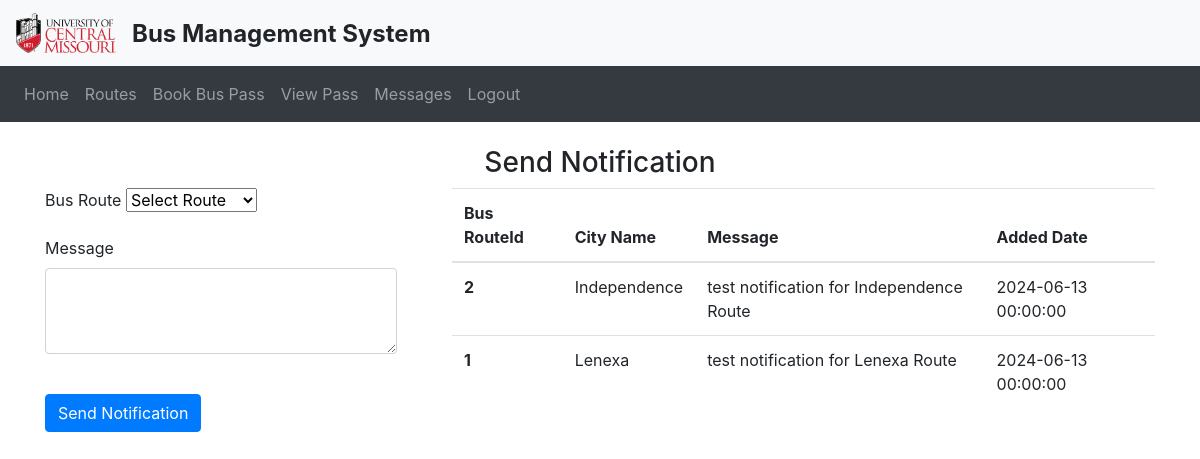
Screenshot of /addnotification (signed in) with the database file from the repository.
### website/models.py (models this page shows)
class Notification(db.Model):
    id = db.Column(db.Integer, primary_key=True)
    message = db.Column(db.String(150))
    busrouteid = db.Column(db.Integer, db.ForeignKey('busroute.id'))
    addeddate = db.Column(db.DateTime)

class Busroute(db.Model):
    id = db.Column(db.Integer, primary_key=True)
    cityname = db.Column(db.String(150))
    price = db.Column(db.Integer)

### website/views.py (the view, shortened to what this page needs)
@views.route('/addnotification', methods=['GET','POST'])
@login_required
def addnotifications():
    routes = Busroute.query.all()
    notifications = Notification.query.all()
    routeDico = {}
    for route in routes:
        routeDico[route.id] = route.cityname
    return render_template('addnotification.html', user=current_user, routes = routes, notifications = notifications, routeDico = routeDico)

### website/__init__.py (called while the page is built)
def create_app():
    app = Flask(__name__)
    app.config['SECRET_KEY'] = 'SANDEEP'
    app.config['SQLALCHEMY_DATABASE_URI'] =\
        'sqlite:///' + path.join(basedir, 'database.db')
    db.init_app(app)
    from .views import views
    from .auth import auth
    app.register_blueprint(views, url_prefix='/')
    app.register_blueprint(auth, url_prefix='/')
    from .models import User
    login_manager = LoginManager(app)
    login_manager.login_view = 'auth.login' # type: ignore
    login_manager.init_app(app)
    @login_manager.user_loader
    def load_user(id):
        return User.query.get(int(id))
    with app.app_context():
        create_database()
    return app

### website/templates/addnotification.html (shortened to what this page needs)
{% extends 'base.html' %}
{% block content %}
<form method="POST">
    <h3 align="center">Send Notification</h3>
    <div style="display:flex;gap:5%">
        <div style="width: 50%;">
            <div class="form-group">
                <label for="destination">Bus Route</label>
                <select id="destination" name="destination" class="form-select" aria-label="Default select example">
                  <option selected value="0">Select Route</option>
                </select>
            </div>
            <div class="form-group">
              <label for="message">Message</label>
              <textarea
                class="form-control"
                id="message"
                name="message"
                rows="3">
              </textarea>
            </div>
            <br />
            <button type="submit" class="btn btn-primary">Send Notification</button>
        </div>
        <div style="width: 100%;">
            <table class="table">
                <thead>
                  <tr>
                    <th scope="col">Bus RouteId</th>
                    <th scope="col">City Name</th>
                    <th scope="col">Message</th>
                    <th scope="col">Added Date</th>
                  </tr>
                </thead>
                <tbody>
                  {% for notification in notifications %}
                  <tr>
                    <th scope="row">{{notification.busrouteid}}</th>
                    <td>{{routeDico[notification.busrouteid]}}</td>
                    <td>{{notification.message}}</td>
                    <td>{{notification.addeddate}}</td>
                  </tr>
                  {% endfor %}
                </tbody>
            </table>
        </div>
    </div>
  </form>
{% endblock %}

### rows the page displays
Notification: busrouteid "2", busrouteid.cityname "Independence", message "test notification for Independence Route", addeddate "2024-06-13 00:00:00"
Notification: busrouteid "1", busrouteid.cityname "Lenexa", message "test notification for Lenexa Route", addeddate "2024-06-13 00:00:00"
